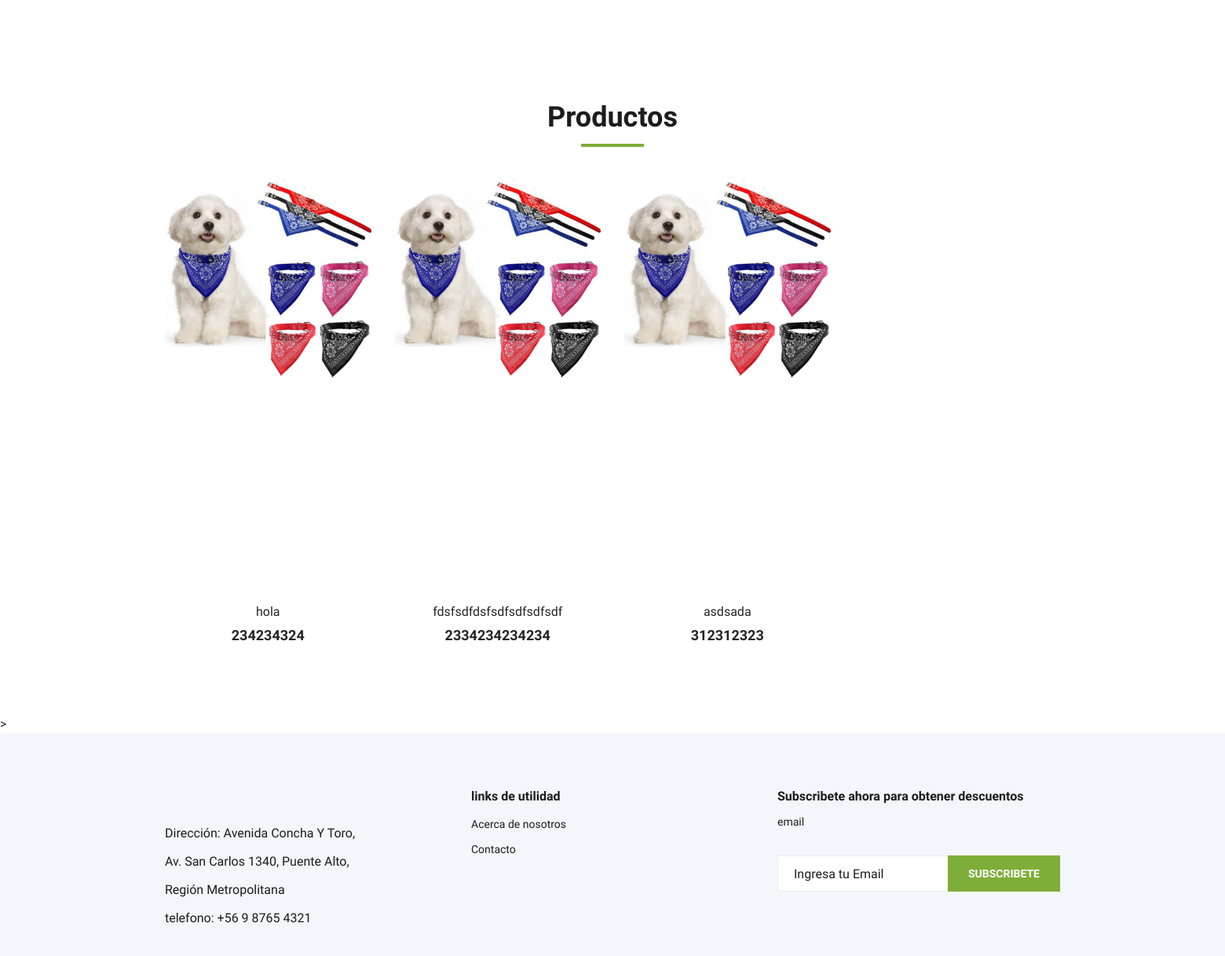
Before: / (lower part) with the older database file.
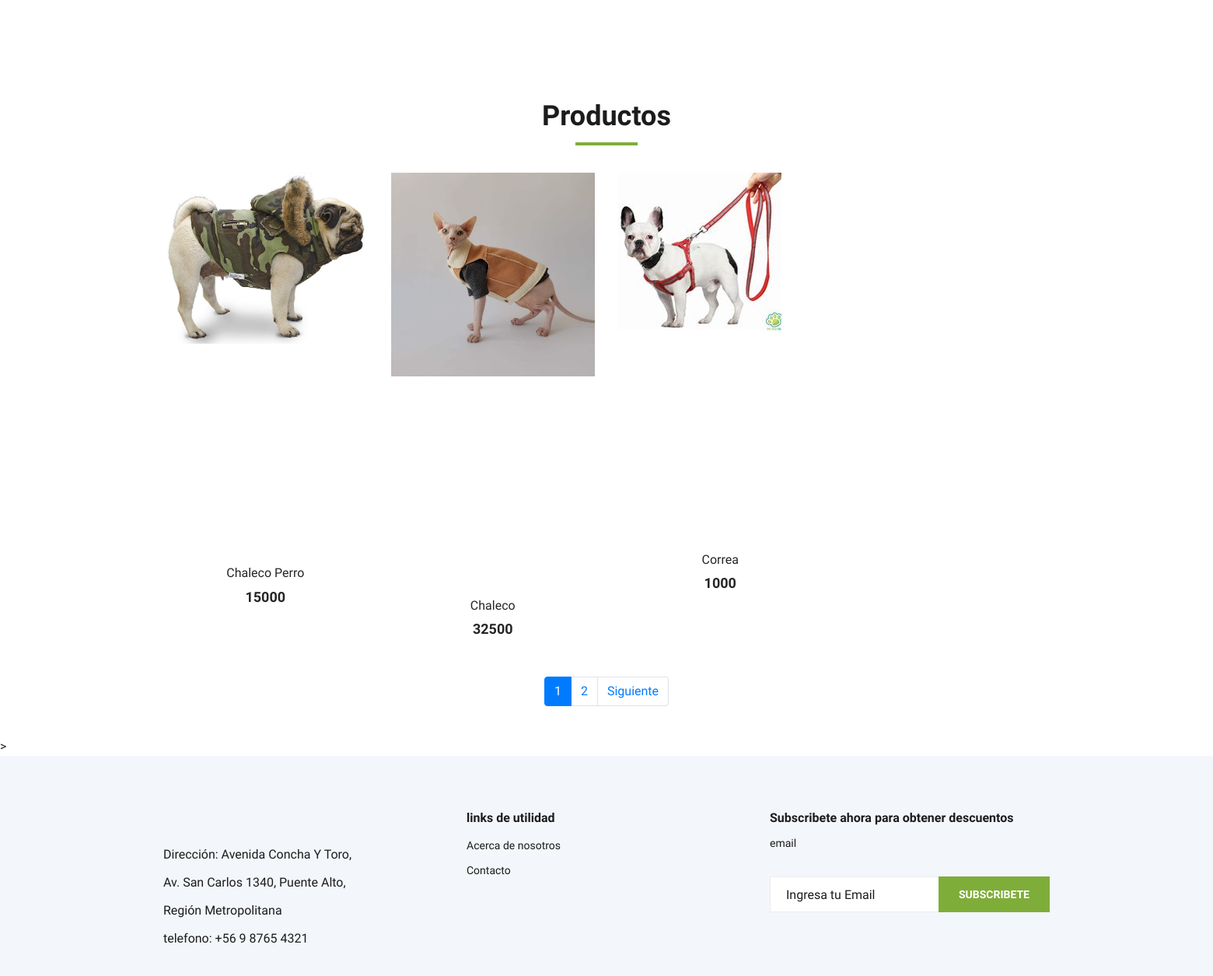
After: the same page with the newer database file.
### core/models.py (models this page shows, shortened)
class Producto(models.Model):
     nombre = models.CharField(max_length=200)
     precio = models.IntegerField()
     stock = models.IntegerField()
     descripcion = models.CharField(max_length=200)
     tipo = models.ForeignKey(TiposProductos, on_delete=models.CASCADE)
     imagen = models.ImageField(null=True,blank=True)
     vigente = models.BooleanField()

### core/views.py (the view)
# urls.py: path('', index, name="index"),
def index(request):
    productosAll = Producto.objects.all()
    page = request.GET.get('page', 1) # OBTENEMOS LA VARIABLE DE LA URL, SI NO EXISTE NADA DEVUELVE 1
    try:
        paginator = Paginator(productosAll, 3 )#cantidad de productos
        productosAll = paginator.page(page)
    except:
        raise Http404
    data = {
        'lp': productosAll,
        'paginator': paginator
    }
    return render(request, 'core/index.html', data)

### core/templates/core/index.html (shortened to what this page needs)
{% extends 'core/base.html' %}
{% load static %}
{% block contenido %}
<section class="hero">
</section>
<section class="featured spad">
    <div class="container">
        <div class="row">
            <div class="col-lg-12">
                <div class="section-title">
                    <h2>Productos</h2>
                </div>
            </div>
        </div>
        <div class="row featured__filter">
            {% for aux in lp %}
            <div class="col-lg-3 col-md-4 col-sm-6 mix oranges fresh-meat">
                {% if aux.imagen %}
                <img src="{{ aux.imagen.url }}">
                {% else %}
                <img src="{% static 'core/img/bandanas.jpg' %}">
                {% endif %}
                <div class="featured__item">
                    <div class="featured__item__pic set-bg">
                    </div>
                    <div class="featured__item__text">
                        <h6><a href="">{{ aux.nombre }}</a></h6>
                        <h5>{{ aux.precio }}</h5>
                    </div>
                </div>
            </div>
            {% endfor %}
        </div>
        {% include 'core/paginator.html' %}
    </div>
</section>
>
{% endblock %}

Changed rows visible on the page:
removed Producto: nombre "hola", precio "234234324"
removed Producto: nombre "fdsfsdfdsfsdfsdfsdfsdf", precio "2334234234234"
removed Producto: nombre "asdsada", precio "312312323"
added Producto: imagen (picture), nombre "Chaleco Perro", precio "15000"
added Producto: imagen (picture), nombre "Chaleco", precio "32500"
added Producto: imagen (picture), nombre "Correa", precio "1000"
Other visible differences:
new list line: "1"
new list line: "2"
text now shown: "Siguiente"
